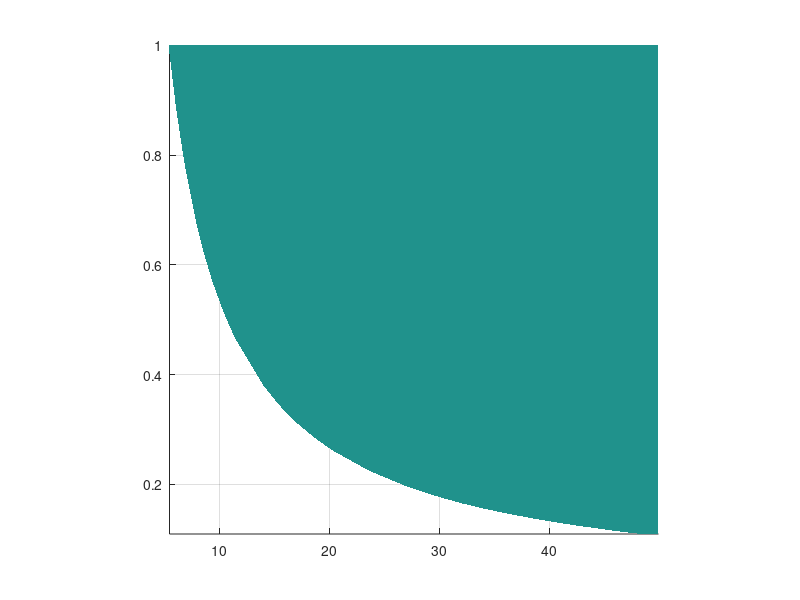

Write the MATLAB code that produced this figure.
clc;
clear


a = 0.3;
T = 1;
kp = 0.1;
kd = 0.4;
a = 0.4
buf = [];
for kp = 0:30/200:50
    for a = 0:1/200:1

f = 140.143;
m = 10;
I = 10;
K = 1/2*f/I*kp;
C = 1/2*f/I*kd;

% M = [1-a^2*K T; -2*a*K 1];
M = [           1,          T - a + exp(a);
 exp(-2*K*a), exp(-2*K*a)*(T - a) + 1];
% A = [1-a^2*K T-a^2*C; 
%     -2*a*K 1-a^2*C];

eig(M);
qq = abs(eig(M));

% eig(A);
% qq = abs(eig(A));
if qq(1)<=1 && qq(2)<=1
    buf = [buf;[kp,a,(max(qq))]];
end
    end
end

x = buf(:,1);
y = buf(:,2);
z = buf(:,3);

tri = delaunay(x,y);
plot(x,y,'.')

[r,c] = size(tri);
disp(r)

h = trisurf(tri, x, y, z);
axis vis3d
shading interp
%colorbar EastOutside
view(2);